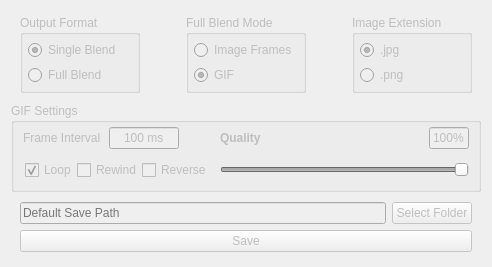
            <widget class="QWidget" name="tab_3">
             <property name="sizePolicy">
              <sizepolicy hsizetype="MinimumExpanding" vsizetype="MinimumExpanding">
               <horstretch>0</horstretch>
               <verstretch>0</verstretch>
              </sizepolicy>
             </property>
             <attribute name="title">
              <string>Save Morph</string>
             </attribute>
             <layout class="QGridLayout" name="gridLayout_13">
              <item row="4" column="0" colspan="3">
               <widget class="QWidget" name="saveTab_fileSettingsGroup" native="true">
                <property name="enabled">
                 <bool>false</bool>
                </property>
                <layout class="QGridLayout" name="gridLayout_12">
                 <property name="topMargin">
                  <number>4</number>
                 </property>
                 <property name="bottomMargin">
                  <number>4</number>
                 </property>
                 <item row="0" column="1">
                  <widget class="QPushButton" name="saveTab_folderSelectButton">
                   <property name="text">
                    <string>Select Folder</string>
                   </property>
                  </widget>
                 </item>
                 <item row="1" column="0" colspan="2">
                  <widget class="QPushButton" name="saveButton">
                   <property name="enabled">
                    <bool>false</bool>
                   </property>
                   <property name="sizePolicy">
                    <sizepolicy hsizetype="Minimum" vsizetype="Fixed">
                     <horstretch>0</horstretch>
                     <verstretch>0</verstretch>
                    </sizepolicy>
                   </property>
                   <property name="minimumSize">
                    <size>
                     <width>0</width>
                     <height>0</height>
                    </size>
                   </property>
                   <property name="toolTip">
                    <string>&lt;html&gt;&lt;head/&gt;&lt;body&gt;&lt;p&gt;&lt;span style=&quot; font-style:italic;&quot;&gt;Opens a file explorer window to save the current morph as either of the following:&lt;/span&gt;&lt;/p&gt;&lt;p&gt;&lt;span style=&quot; font-weight:600; font-style:italic;&quot;&gt;Single Blend&lt;/span&gt;&lt;span style=&quot; font-style:italic;&quot;&gt; - Image of given type&lt;/span&gt;&lt;/p&gt;&lt;p&gt;&lt;span style=&quot; font-weight:600; font-style:italic;&quot;&gt;Full Blend &lt;/span&gt;&lt;span style=&quot; font-style:italic;&quot;&gt;- GIF (affected by frame time parameter, left)&lt;/span&gt;&lt;/p&gt;&lt;/body&gt;&lt;/html&gt;</string>
                   </property>
                   <property name="text">
                    <string>Save</string>
                   </property>
                  </widget>
                 </item>
                 <item row="0" column="0">
                  <widget class="QLineEdit" name="saveTab_folderDisplayText">
                   <property name="cursor">
                    <cursorShape>ArrowCursor</cursorShape>
                   </property>
                   <property name="mouseTracking">
                    <bool>false</bool>
                   </property>
                   <property name="acceptDrops">
                    <bool>false</bool>
                   </property>
                   <property name="toolTip">
                    <string>&lt;html&gt;&lt;head/&gt;&lt;body&gt;&lt;p&gt;&lt;span style=&quot; font-style:italic;&quot;&gt;File location for the generated output&lt;/span&gt;&lt;/p&gt;&lt;p&gt;&lt;span style=&quot; font-style:italic;&quot;&gt;[&lt;/span&gt;&lt;span style=&quot; font-weight:600; font-style:italic;&quot;&gt;Default&lt;/span&gt;&lt;span style=&quot; font-style:italic;&quot;&gt;: ~/Morphing/]&lt;/span&gt;&lt;/p&gt;&lt;/body&gt;&lt;/html&gt;</string>
                   </property>
                   <property name="readOnly">
                    <bool>true</bool>
                   </property>
                   <property name="placeholderText">
                    <string>Default Save Path</string>
                   </property>
                   <property name="clearButtonEnabled">
                    <bool>false</bool>
                   </property>
                  </widget>
                 </item>
                </layout>
               </widget>
              </item>
              <item row="0" column="0" colspan="3">
               <widget class="QWidget" name="saveTab_formatSettingsGroup" native="true">
                <property name="sizePolicy">
                 <sizepolicy hsizetype="MinimumExpanding" vsizetype="MinimumExpanding">
                  <horstretch>0</horstretch>
                  <verstretch>0</verstretch>
                 </sizepolicy>
                </property>
                <property name="minimumSize">
                 <size>
                  <width>300</width>
                  <height>50</height>
                 </size>
                </property>
                <layout class="QHBoxLayout" name="horizontalLayout_10">
                 <property name="topMargin">
                  <number>4</number>
                 </property>
                 <property name="bottomMargin">
                  <number>4</number>
                 </property>
                 <item>
                  <widget class="QGroupBox" name="saveTab_outputFormatGroup">
                   <property name="enabled">
                    <bool>false</bool>
                   </property>
                   <property name="sizePolicy">
                    <sizepolicy hsizetype="MinimumExpanding" vsizetype="MinimumExpanding">
                     <horstretch>0</horstretch>
                     <verstretch>0</verstretch>
                    </sizepolicy>
                   </property>
                   <property name="minimumSize">
                    <size>
                     <width>120</width>
                     <height>60</height>
                    </size>
                   </property>
                   <property name="maximumSize">
                    <size>
                     <width>16777215</width>
                     <height>16777215</height>
                    </size>
                   </property>
                   <property name="baseSize">
                    <size>
                     <width>120</width>
                     <height>60</height>
                    </size>
                   </property>
                   <property name="toolTip">
                    <string>&lt;html&gt;&lt;head/&gt;&lt;body&gt;&lt;p&gt;&lt;span style=&quot; font-weight:600; font-style:italic;&quot;&gt;Single Blend&lt;/span&gt;&lt;span style=&quot; font-style:italic;&quot;&gt; (Default) - Single image (.jpg, .png) using current frame shown in Blending Result from Morphing tab&lt;/span&gt;&lt;/p&gt;&lt;p&gt;&lt;span style=&quot; font-weight:600; font-style:italic;&quot;&gt;Full Blend &lt;/span&gt;&lt;span style=&quot; font-style:italic;&quot;&gt;- Several images (.jpg, .png, .gif)&lt;/span&gt;&lt;/p&gt;&lt;/body&gt;&lt;/html&gt;</string>
                   </property>
                   <property name="title">
                    <string>Output Format</string>
                   </property>
                   <layout class="QVBoxLayout" name="verticalLayout_4">
                    <property name="spacing">
                     <number>5</number>
                    </property>
                    <property name="leftMargin">
                     <number>5</number>
                    </property>
                    <property name="topMargin">
                     <number>5</number>
                    </property>
                    <property name="rightMargin">
                     <number>5</number>
                    </property>
                    <property name="bottomMargin">
                     <number>5</number>
                    </property>
                    <item>
                     <widget class="QRadioButton" name="saveTab_singleRadio">
                      <property name="text">
                       <string>Single Blend</string>
                      </property>
                      <property name="checked">
                       <bool>true</bool>
                      </property>
                     </widget>
                    </item>
                    <item>
                     <widget class="QRadioButton" name="saveTab_multiRadio">
                      <property name="enabled">
                       <bool>false</bool>
                      </property>
                      <property name="text">
                       <string>Full Blend</string>
                      </property>
                     </widget>
                    </item>
                   </layout>
                  </widget>
                 </item>
                 <item>
                  <spacer name="horizontalSpacer_5">
                   <property name="orientation">
                    <enum>Qt::Horizontal</enum>
                   </property>
                   <property name="sizeHint" stdset="0">
                    <size>
                     <width>40</width>
                     <height>20</height>
                    </size>
                   </property>
                  </spacer>
                 </item>
                 <item>
                  <widget class="QGroupBox" name="saveTab_fullBlendGroup">
                   <property name="enabled">
                    <bool>false</bool>
                   </property>
                   <property name="sizePolicy">
                    <sizepolicy hsizetype="MinimumExpanding" vsizetype="MinimumExpanding">
                     <horstretch>0</horstretch>
                     <verstretch>0</verstretch>
                    </sizepolicy>
                   </property>
                   <property name="minimumSize">
                    <size>
                     <width>120</width>
                     <height>60</height>
                    </size>
                   </property>
                   <property name="maximumSize">
                    <size>
                     <width>16777215</width>
                     <height>16777215</height>
                    </size>
                   </property>
                   <property name="baseSize">
                    <size>
                     <width>120</width>
                     <height>60</height>
                    </size>
                   </property>
                   <property name="toolTip">
                    <string>&lt;html&gt;&lt;head/&gt;&lt;body&gt;&lt;p&gt;&lt;span style=&quot; font-style:italic;&quot;&gt;For use with &lt;/span&gt;&lt;span style=&quot; font-style:italic; text-decoration: underline;&quot;&gt;Full Blend&lt;/span&gt;&lt;span style=&quot; font-style:italic;&quot;&gt; outputs&lt;/span&gt;&lt;/p&gt;&lt;p&gt;&lt;span style=&quot; font-weight:600; font-style:italic;&quot;&gt;Image Frames&lt;/span&gt;&lt;span style=&quot; font-style:italic;&quot;&gt; - Separate into individual image files (.jpg, .png)&lt;/span&gt;&lt;/p&gt;&lt;p&gt;&lt;span style=&quot; font-weight:600; font-style:italic;&quot;&gt;GIF &lt;/span&gt;&lt;span style=&quot; font-style:italic;&quot;&gt;(Default) - Combine into one file (.gif)&lt;/span&gt;&lt;/p&gt;&lt;/body&gt;&lt;/html&gt;</string>
                   </property>
                   <property name="title">
                    <string>Full Blend Mode</string>
                   </property>
                   <layout class="QVBoxLayout" name="verticalLayout_3">
                    <property name="spacing">
                     <number>5</number>
                    </property>
                    <property name="leftMargin">
                     <number>5</number>
                    </property>
                    <property name="topMargin">
                     <number>5</number>
                    </property>
                    <property name="rightMargin">
                     <number>5</number>
                    </property>
                    <property name="bottomMargin">
                     <number>5</number>
                    </property>
                    <item>
                     <widget class="QRadioButton" name="saveTab_frameRadio">
                      <property name="text">
                       <string>Image Frames</string>
                      </property>
                     </widget>
                    </item>
                    <item>
                     <widget class="QRadioButton" name="saveTab_gifRadio">
                      <property name="text">
                       <string>GIF</string>
                      </property>
                      <property name="checked">
                       <bool>true</bool>
                      </property>
                     </widget>
                    </item>
                   </layout>
                  </widget>
                 </item>
                 <item>
                  <spacer name="horizontalSpacer_7">
                   <property name="orientation">
                    <enum>Qt::Horizontal</enum>
                   </property>
                   <property name="sizeHint" stdset="0">
                    <size>
                     <width>40</width>
                     <height>20</height>
                    </size>
                   </property>
                  </spacer>
                 </item>
                 <item>
                  <widget class="QGroupBox" name="saveTab_imageExtensionGroup">
                   <property name="enabled">
                    <bool>false</bool>
                   </property>
                   <property name="sizePolicy">
                    <sizepolicy hsizetype="MinimumExpanding" vsizetype="MinimumExpanding">
                     <horstretch>0</horstretch>
                     <verstretch>0</verstretch>
                    </sizepolicy>
                   </property>
                   <property name="minimumSize">
                    <size>
                     <width>120</width>
                     <height>60</height>
                    </size>
                   </property>
                   <property name="maximumSize">
                    <size>
                     <width>16777215</width>
                     <height>16777215</height>
                    </size>
                   </property>
                   <property name="baseSize">
                    <size>
                     <width>120</width>
                     <height>60</height>
                    </size>
                   </property>
                   <property name="toolTip">
                    <string>&lt;html&gt;&lt;head/&gt;&lt;body&gt;&lt;p&gt;&lt;span style=&quot; font-style:italic;&quot;&gt;For use with &lt;/span&gt;&lt;span style=&quot; font-style:italic; text-decoration: underline;&quot;&gt;Single Blend&lt;/span&gt;&lt;span style=&quot; font-style:italic;&quot;&gt; &amp;amp; &lt;/span&gt;&lt;span style=&quot; font-style:italic; text-decoration: underline;&quot;&gt;Full Blend Image Frame&lt;/span&gt;&lt;span style=&quot; font-style:italic;&quot;&gt; outputs&lt;/span&gt;&lt;/p&gt;&lt;p&gt;&lt;span style=&quot; font-weight:600; font-style:italic;&quot;&gt;.jpg&lt;/span&gt;&lt;span style=&quot; font-style:italic;&quot;&gt; (Default) - Compression over quality, no transparency&lt;/span&gt;&lt;/p&gt;&lt;p&gt;&lt;span style=&quot; font-weight:600; font-style:italic;&quot;&gt;.png &lt;/span&gt;&lt;span style=&quot; font-style:italic;&quot;&gt;- Quality over compression, transparency&lt;/span&gt;&lt;/p&gt;&lt;/body&gt;&lt;/html&gt;</string>
                   </property>
                   <property name="title">
                    <string>Image Extension</string>
                   </property>
                   <layout class="QVBoxLayout" name="verticalLayout_5">
                    <property name="spacing">
                     <number>5</number>
                    </property>
                    <property name="leftMargin">
                     <number>5</number>
                    </property>
                    <property name="topMargin">
                     <number>5</number>
                    </property>
                    <property name="rightMargin">
                     <number>5</number>
                    </property>
                    <property name="bottomMargin">
                     <number>5</number>
                    </property>
                    <item>
                     <widget class="QRadioButton" name="saveTab_jpgRadio">
                      <property name="sizePolicy">
                       <sizepolicy hsizetype="Minimum" vsizetype="Fixed">
                        <horstretch>0</horstretch>
                        <verstretch>0</verstretch>
                       </sizepolicy>
                      </property>
                      <property name="text">
                       <string>.jpg</string>
                      </property>
                      <property name="checked">
                       <bool>true</bool>
                      </property>
                     </widget>
                    </item>
                    <item>
                     <widget class="QRadioButton" name="saveTab_pngRadio">
                      <property name="text">
                       <string>.png</string>
                      </property>
                     </widget>
                    </item>
                   </layout>
                  </widget>
                 </item>
                </layout>
               </widget>
              </item>
              <item row="3" column="0" colspan="3">
               <spacer name="verticalSpacer_11">
                <property name="orientation">
                 <enum>Qt::Vertical</enum>
                </property>
                <property name="sizeType">
                 <enum>QSizePolicy::MinimumExpanding</enum>
                </property>
                <property name="sizeHint" stdset="0">
                 <size>
                  <width>20</width>
                  <height>0</height>
                 </size>
                </property>
               </spacer>
              </item>
              <item row="1" column="0" colspan="3">
               <spacer name="verticalSpacer_10">
                <property name="orientation">
                 <enum>Qt::Vertical</enum>
                </property>
                <property name="sizeType">
                 <enum>QSizePolicy::MinimumExpanding</enum>
                </property>
                <property name="sizeHint" stdset="0">
                 <size>
                  <width>20</width>
                  <height>0</height>
                 </size>
                </property>
               </spacer>
              </item>
              <item row="2" column="0" colspan="3">
               <widget class="QGroupBox" name="saveTab_gifSettingsGroup">
                <property name="enabled">
                 <bool>false</bool>
                </property>
                <property name="toolTip">
                 <string>&lt;html&gt;&lt;head/&gt;&lt;body&gt;&lt;p&gt;&lt;span style=&quot; font-style:italic;&quot;&gt;For use with &lt;/span&gt;&lt;span style=&quot; font-style:italic; text-decoration: underline;&quot;&gt;Full Blend GIF&lt;/span&gt;&lt;span style=&quot; font-style:italic;&quot;&gt; outputs&lt;/span&gt;&lt;/p&gt;&lt;p&gt;&lt;span style=&quot; font-weight:600; font-style:italic;&quot;&gt;Frame Interval&lt;/span&gt;&lt;span style=&quot; font-style:italic;&quot;&gt; - Amount of time in milliseconds before frame changes&lt;/span&gt;&lt;/p&gt;&lt;p&gt;&lt;span style=&quot; font-weight:600; font-style:italic;&quot;&gt;Quality&lt;/span&gt;&lt;span style=&quot; font-style:italic;&quot;&gt; - Overall resolution of the generated .gif&lt;/span&gt;&lt;/p&gt;&lt;p&gt;&lt;span style=&quot; font-weight:600; font-style:italic;&quot;&gt;Loop&lt;/span&gt;&lt;span style=&quot; font-style:italic;&quot;&gt; (Default) - Whether .gif will automatically replay&lt;/span&gt;&lt;/p&gt;&lt;p&gt;&lt;span style=&quot; font-weight:600; font-style:italic;&quot;&gt;Rewind&lt;/span&gt;&lt;span style=&quot; font-style:italic;&quot;&gt; - Append reverse of sequence to the end of it&lt;/span&gt;&lt;/p&gt;&lt;p&gt;&lt;span style=&quot; font-weight:600; font-style:italic;&quot;&gt;Reverse&lt;/span&gt;&lt;span style=&quot; font-style:italic;&quot;&gt; - Left to right image (off); Right to left image (on)&lt;/span&gt;&lt;/p&gt;&lt;/body&gt;&lt;/html&gt;</string>
                </property>
                <property name="title">
                 <string>GIF Settings</string>
                </property>
                <layout class="QGridLayout" name="gridLayout_11">
                 <property name="topMargin">
                  <number>4</number>
                 </property>
                 <property name="bottomMargin">
                  <number>4</number>
                 </property>
                 <item row="0" column="2">
                  <widget class="QLineEdit" name="gifText">
                   <property name="enabled">
                    <bool>false</bool>
                   </property>
                   <property name="sizePolicy">
                    <sizepolicy hsizetype="Fixed" vsizetype="Fixed">
                     <horstretch>0</horstretch>
                     <verstretch>0</verstretch>
                    </sizepolicy>
                   </property>
                   <property name="minimumSize">
                    <size>
                     <width>70</width>
                     <height>0</height>
                    </size>
                   </property>
                   <property name="maximumSize">
                    <size>
                     <width>70</width>
                     <height>16777215</height>
                    </size>
                   </property>
                   <property name="baseSize">
                    <size>
                     <width>70</width>
                     <height>0</height>
                    </size>
                   </property>
                   <property name="toolTip">
                    <string>&lt;html&gt;&lt;head/&gt;&lt;body&gt;&lt;p&gt;&lt;span style=&quot; font-style:italic;&quot;&gt;When saving a full blend as a GIF, determines amount of time given to each frame&lt;/span&gt;&lt;/p&gt;&lt;p&gt;&lt;span style=&quot; font-style:italic;&quot;&gt;Smaller numbers result in faster GIFs, and vice versa.&lt;/span&gt;&lt;/p&gt;&lt;p&gt;&lt;span style=&quot; font-style:italic;&quot;&gt;(Default: 100 ms, Minimum: 1 ms, Maximum: 999 ms)&lt;/span&gt;&lt;/p&gt;&lt;/body&gt;&lt;/html&gt;</string>
                   </property>
                   <property name="inputMask">
                    <string>999 ms</string>
                   </property>
                   <property name="text">
                    <string>100 ms</string>
                   </property>
                   <property name="alignment">
                    <set>Qt::AlignCenter</set>
                   </property>
                   <property name="placeholderText">
                    <string>100 ms</string>
                   </property>
                  </widget>
                 </item>
                 <item row="0" column="0" colspan="2">
                  <widget class="QLabel" name="saveTab_gifIntervalLabel">
                   <property name="enabled">
                    <bool>false</bool>
                   </property>
                   <property name="minimumSize">
                    <size>
                     <width>80</width>
                     <height>0</height>
                    </size>
                   </property>
                   <property name="maximumSize">
                    <size>
                     <width>80</width>
                     <height>16777215</height>
                    </size>
                   </property>
                   <property name="text">
                    <string>Frame Interval</string>
                   </property>
                  </widget>
                 </item>
                 <item row="2" column="0" colspan="4">
                  <widget class="QWidget" name="saveTab_checkBoxGroup" native="true">
                   <property name="sizePolicy">
                    <sizepolicy hsizetype="Fixed" vsizetype="Preferred">
                     <horstretch>0</horstretch>
                     <verstretch>0</verstretch>
                    </sizepolicy>
                   </property>
                   <property name="minimumSize">
                    <size>
                     <width>160</width>
                     <height>30</height>
                    </size>
                   </property>
                   <layout class="QHBoxLayout" name="horizontalLayout_11">
                    <property name="spacing">
                     <number>0</number>
                    </property>
                    <property name="leftMargin">
                     <number>2</number>
                    </property>
                    <property name="topMargin">
                     <number>0</number>
                    </property>
                    <property name="rightMargin">
                     <number>2</number>
                    </property>
                    <property name="bottomMargin">
                     <number>0</number>
                    </property>
                    <item>
                     <widget class="QCheckBox" name="saveTab_loopBox">
                      <property name="enabled">
                       <bool>false</bool>
                      </property>
                      <property name="text">
                       <string>Loop</string>
                      </property>
                      <property name="checked">
                       <bool>true</bool>
                      </property>
                     </widget>
                    </item>
                    <item>
                     <widget class="QCheckBox" name="saveTab_rewindBox">
                      <property name="enabled">
                       <bool>false</bool>
                      </property>
                      <property name="text">
                       <string>Rewind</string>
                      </property>
                     </widget>
                    </item>
                    <item>
                     <widget class="QCheckBox" name="saveTab_reverseBox">
                      <property name="enabled">
                       <bool>false</bool>
                      </property>
                      <property name="text">
                       <string>Reverse</string>
                      </property>
                     </widget>
                    </item>
                   </layout>
                  </widget>
                 </item>
                 <item row="0" column="5">
                  <spacer name="horizontalSpacer_8">
                   <property name="orientation">
                    <enum>Qt::Horizontal</enum>
                   </property>
                   <property name="sizeType">
                    <enum>QSizePolicy::MinimumExpanding</enum>
                   </property>
                   <property name="sizeHint" stdset="0">
                    <size>
                     <width>40</width>
                     <height>20</height>
                    </size>
                   </property>
                  </spacer>
                 </item>
                 <item row="0" column="6">
                  <widget class="QLineEdit" name="saveTab_gifQualityBox">
                   <property name="enabled">
                    <bool>false</bool>
                   </property>
                   <property name="sizePolicy">
                    <sizepolicy hsizetype="Fixed" vsizetype="Fixed">
                     <horstretch>0</horstretch>
                     <verstretch>0</verstretch>
                    </sizepolicy>
                   </property>
                   <property name="minimumSize">
                    <size>
                     <width>40</width>
                     <height>0</height>
                    </size>
                   </property>
                   <property name="maximumSize">
                    <size>
                     <width>40</width>
                     <height>16777215</height>
                    </size>
                   </property>
                   <property name="cursor">
                    <cursorShape>ArrowCursor</cursorShape>
                   </property>
                   <property name="text">
                    <string>100%</string>
                   </property>
                   <property name="alignment">
                    <set>Qt::AlignCenter</set>
                   </property>
                   <property name="readOnly">
                    <bool>true</bool>
                   </property>
                   <property name="placeholderText">
                    <string>100%</string>
                   </property>
                  </widget>
                 </item>
                 <item row="0" column="4">
                  <widget class="QLabel" name="saveTab_gifQualityLabel">
                   <property name="enabled">
                    <bool>false</bool>
                   </property>
                   <property name="minimumSize">
                    <size>
                     <width>50</width>
                     <height>0</height>
                    </size>
                   </property>
                   <property name="maximumSize">
                    <size>
                     <width>50</width>
                     <height>16777215</height>
                    </size>
                   </property>
                   <property name="font">
                    <font>
                     <weight>75</weight>
                     <bold>true</bold>
                    </font>
                   </property>
                   <property name="text">
                    <string>Quality</string>
                   </property>
                  </widget>
                 </item>
                 <item row="2" column="4" colspan="3">
                  <widget class="QSlider" name="saveTab_gifQualitySlider">
                   <property name="enabled">
                    <bool>false</bool>
                   </property>
                   <property name="minimum">
                    <number>10</number>
                   </property>
                   <property name="maximum">
                    <number>100</number>
                   </property>
                   <property name="sliderPosition">
                    <number>100</number>
                   </property>
                   <property name="orientation">
                    <enum>Qt::Horizontal</enum>
                   </property>
                   <property name="invertedAppearance">
                    <bool>false</bool>
                   </property>
                  </widget>
                 </item>
                </layout>
               </widget>
              </item>
             </layout>
            </widget>
